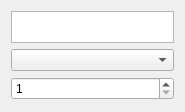
<?xml version="1.0" encoding="UTF-8"?>
<ui version="4.0">
 <class>quest_objective</class>
 <widget class="QWidget" name="quest_objective">
  <property name="geometry">
   <rect>
    <x>0</x>
    <y>0</y>
    <width>185</width>
    <height>112</height>
   </rect>
  </property>
  <property name="windowTitle">
   <string>Quest Objective</string>
  </property>
  <layout class="QVBoxLayout" name="verticalLayout">
   <item>
    <widget class="QListWidget" name="world_object">
     <property name="maximumSize">
      <size>
       <width>16777215</width>
       <height>32</height>
      </size>
     </property>
     <property name="focusPolicy">
      <enum>Qt::NoFocus</enum>
     </property>
     <property name="acceptDrops">
      <bool>true</bool>
     </property>
     <property name="alternatingRowColors">
      <bool>true</bool>
     </property>
     <property name="selectionMode">
      <enum>QAbstractItemView::NoSelection</enum>
     </property>
    </widget>
   </item>
   <item>
    <widget class="QComboBox" name="quest_type"/>
   </item>
   <item>
    <widget class="QSpinBox" name="amount">
     <property name="minimum">
      <number>1</number>
     </property>
     <property name="maximum">
      <number>100</number>
     </property>
    </widget>
   </item>
  </layout>
 </widget>
 <resources/>
 <connections/>
</ui>
